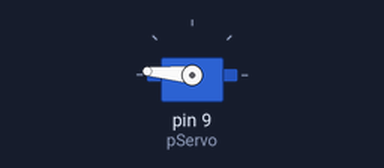
Recording of a sketch running on a simulated Arduino Uno, built with avr-gcc and run on an emulated ATmega328P. Shown: servo. What the sketch prints to the serial monitor is not drawn.

Above: at 5.05 s.
At 5.8 s:
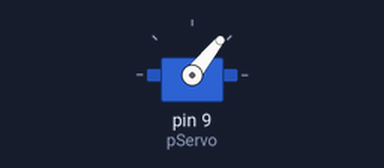
At 6.55 s:
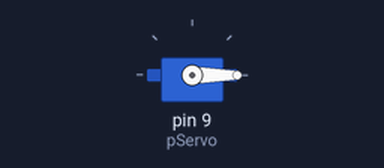
At 8.1 s:
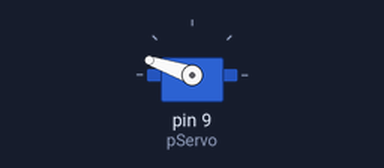
Timing chart, 0 to 10.5 s (numbered marks = the images above):
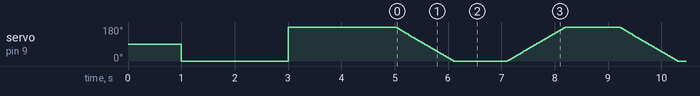

The sketch:

Uno_Servo.ino
```cpp
/*
 * File: Uno_Servo.ino
 *
 * Direct control of a mini servo
 *
 * Claus Kühnel 2020-03-14 info@ckuehnel.ch
 */
#include <Servo.h>

Servo myServo;  // create servo object to control a servo

const int pServo = 9;
int pos = 0;    // variable to store the servo position

void setup()
{
  Serial.begin(115200);
  delay(1000); // wait for Serial Monitor
  Serial.println("\nTest Servo...");

  myServo.attach(pServo, 540, 2400);  // attaches the servo to an I/O pin

  myServo.write(0);
  delay(2000);  // to reach the position
  int pulse = myServo.readMicroseconds();
  Serial.print("Initial position (  0 degrees) - Pulse width = ");
  Serial.print(pulse); Serial.println(" us");

  myServo.write(180);
  delay(2000);  // to reach the position
  pulse = myServo.readMicroseconds();
  Serial.print("Initial position (180 degrees) - Pulse width = ");
  Serial.print(pulse); Serial.println(" us");
}

void loop()
{
  for (pos = 180; pos >= 0; pos -= 1) // goes from 180 degrees to 0 degrees
  {
    myServo.write(pos);               // tell servo to go to position in variable 'pos'
    delay(6);                         // waits 6ms for the servo to reach the position
  }
  delay(1000);
  for (pos = 0; pos <= 180; pos += 1) // goes from 0 degrees to 180 degrees
  {
    myServo.write(pos);               // tell servo to go to position in variable 'pos'
    delay(6);                         // waits 6ms for the servo to reach the position
  }
  delay(1000);
}
```
